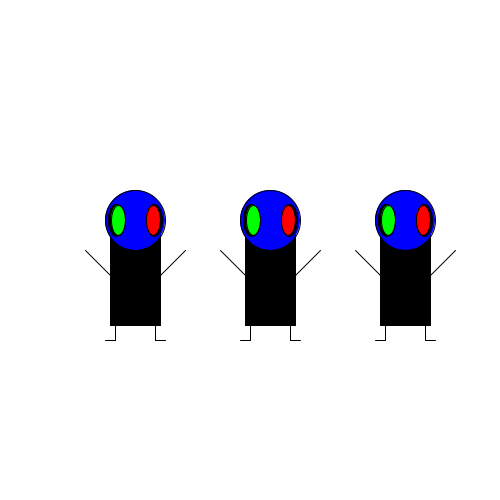
Frame 1 (no input)
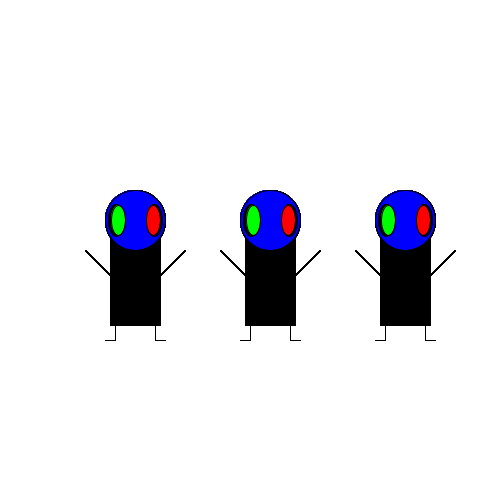
Frame 60 (the mouse pressed at the canvas centre just before this capture)
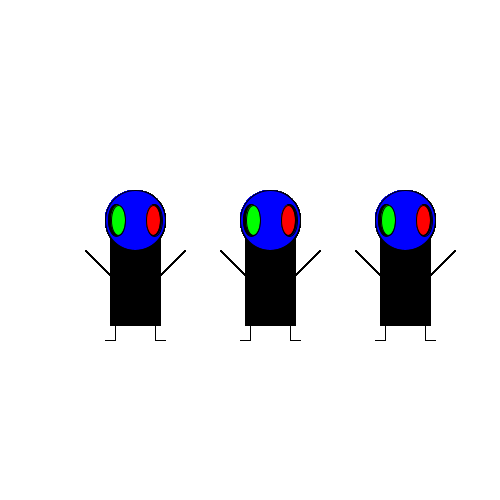
Frame 120 (the mouse held since frame 60 and released just before this capture)

The Processing sketch that drew these frames (run headless with seeded random() and noise(); from frame 60 on, the mouse is pressed at the canvas centre):

// Processing sketch: processing_132025
// ── processing_132025.pde

int Y;
int X;
int y = 0;
int x = 0;
int stop = 300;
int spatie = 15;

void setup() {

size(500,500);
background(255);
X = height/2;
}


void draw(){

 
for (int i = 1; i< 4; i++){
  tekenen((i*135),X);
}

}




 
 void tekenen (int monsterX, int monsterY) {
 stroke(0);
  
  fill(0, 0, 0);
  rectMode(CENTER);
  rect( monsterX, monsterY+25, 50, 100);                    //lichaam
  line(monsterX-50, monsterY, monsterX, monsterY+50 );      //arm links
  line(monsterX, monsterY+50, monsterX+50, monsterY );       //arm rechts
  fill(0,0,255);                
  ellipse(monsterX, monsterY-30, 60, 60);                    //hoofd
  fill(0);                   
  ellipse(monsterX-19, monsterY-30, 16, 32);                 //oogkast links
  ellipse(monsterX+19, monsterY-30, 16, 32);                //oogkast rechts
  fill(0,255,0);
  ellipse(monsterX-17, monsterY-30, 14, 30);              //oogbal links
fill(255,0,0);  
  ellipse(monsterX+18, monsterY-30, 14, 30);                //oogbal rechts
  line(monsterX+20, monsterY+90, monsterX+20, monsterY+75);  //been rechts
  line( monsterX-20, monsterY+90, monsterX-20, monsterY+75);  //been links
  line( monsterX+20, monsterY+90, monsterX+30, monsterY+90);   //voet rechts
  line( monsterX-20, monsterY+90, monsterX-30, monsterY+90);   //voet links
  
  
 }

  
  
